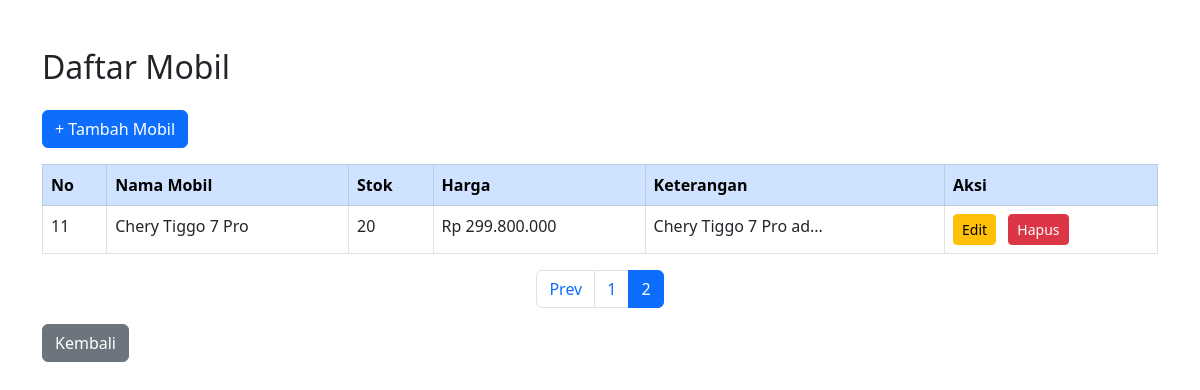
The page /Manager/DataMobil.php?page=2 (signed in) on the database its author committed.
### tables this page shows
CREATE TABLE `mobil` (
  `id` int(11) NOT NULL,
  `nama` varchar(255) DEFAULT NULL,
  `stok` int(11) DEFAULT NULL,
  `harga` int(11) DEFAULT NULL,
  `keterangan` text DEFAULT NULL,
  `gambar` varchar(255) DEFAULT NULL
);

### Manager/DataMobil.php (the view, shortened to what this page needs)
<?php
include('../DB.php');
$limit = 10;
$page = isset($_GET['page']) && is_numeric($_GET['page']) ? (int)$_GET['page'] : 1;
$offset = ($page - 1) * $limit;
$totalQuery = mysqli_query($conn, "SELECT COUNT(*) as total FROM mobil");
$totalRow = mysqli_fetch_assoc($totalQuery);
$totalMobil = $totalRow['total'];
$totalPages = ceil($totalMobil / $limit);
$query = "SELECT * FROM mobil ORDER BY id ASC LIMIT $limit OFFSET $offset";
$result = mysqli_query($conn, $query);
?>
<!DOCTYPE html>
<html lang="en">
<head>
    <link href="https://cdn.jsdelivr.net/npm/bootstrap@5.3.0-alpha3/dist/css/bootstrap.min.css" rel="stylesheet" />
</head>
<body>
<div class="container mt-5">
    <h2 class="mb-4">Daftar Mobil</h2>
    <a href="../SuperAdmin/TambahMobil.php" class="btn btn-primary mb-3">+ Tambah Mobil</a>
    <table class="table table-bordered">
        <thead class="table-primary">
            <tr>
                <th>No</th>
                <th>Nama Mobil</th>
                <th>Stok</th>
                <th>Harga</th>
                <th>Keterangan</th>
                <th>Aksi</th>
            </tr>
        </thead>
        <tbody id="mobilTableBody">
        <?php
        if ($result && mysqli_num_rows($result) > 0) {
            $no = $offset + 1;
            while ($row = mysqli_fetch_assoc($result)) {
                $shortDesc = strlen($row['keterangan']) > 20 ? substr($row['keterangan'], 0, 20) . '...' : $row['keterangan'];
                echo "<tr id='row-{$row['id']}'>";
                echo "<td>{$no}</td>";
                echo "<td>{$row['nama']}</td>";
                echo "<td>{$row['stok']}</td>";
                echo "<td>Rp " . number_format($row['harga'], 0, ',', '.') . "</td>";
                echo "<td>{$shortDesc}</td>";
                echo "<td>
                        <a href='../SuperAdmin/EditMobil.php?id={$row['id']}' class='btn btn-warning btn-sm me-2'>Edit</a>
                        <button onclick='hapusMobil({$row['id']})' class='btn btn-danger btn-sm'>Hapus</button>
                      </td>";
                echo "</tr>";
                $no++;
            }
        } else {
            echo "<tr><td colspan='6' class='text-center'>Tidak ada data mobil.</td></tr>";
        }
        ?>
        </tbody>
    </table>
    <nav>
      <ul class="pagination justify-content-center">
        <?php if ($page > 1): ?>
            <li class="page-item">
                <a class="page-link" href="?page=<?= $page - 1 ?>">Prev</a>
            </li>
        <?php endif; ?>
        <?php for ($i = 1; $i <= $totalPages; $i++): ?>
            <li class="page-item <?= ($i == $page) ? 'active' : '' ?>">
                <a class="page-link" href="?page=<?= $i ?>"><?= $i ?></a>
            </li>
        <?php endfor; ?>
      </ul>
    </nav>
    <a href="../Index.php" class="btn btn-secondary" style="margin-bottom:20px;">Kembali</a>
</div>
</body>
</html>

### rows shown on the page
mobil: nama "Chery Tiggo 7 Pro", stok "20", harga "299.800.000", keterangan "Chery Tiggo 7 Pro ad..."
